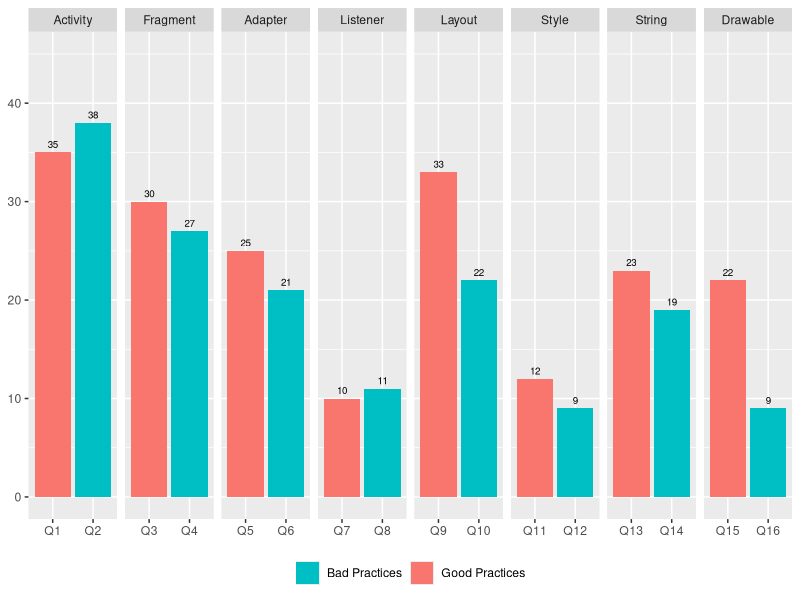

Reproduce this figure in R.
library(ggplot2)
library(dplyr)
library(reshape2)
library(forcats)

# PORTUGUES
# df <- read.table(text="Elemento   Questao  Tipo   Total
#                         Activity  Q1  'Boas Pr\uE1ticas' 35
#                         Activity  Q2  'M\uE1s Pr\uE1ticas'  38
#                         Fragment  Q3  'Boas Pr\uE1ticas' 30
#                         Fragment  Q4  'M\uE1s Pr\uE1ticas'  27
#                         Adapter   Q5  'Boas Pr\uE1ticas' 25
#                         Adapter   Q6  'M\uE1s Pr\uE1ticas'  21
#                         Listener  Q7  'Boas Pr\uE1ticas' 10
#                         Listener  Q8  'M\uE1s Pr\uE1ticas'  11
#                         Layout    Q9  'Boas Pr\uE1ticas' 33
#                         Layout    Q10 'M\uE1s Pr\uE1ticas'  22
#                         Style     Q11 'Boas Pr\uE1ticas' 12
#                         Style     Q12 'M\uE1s Pr\uE1ticas'  9
#                         String    Q13 'Boas Pr\uE1ticas' 23
#                         String    Q14 'M\uE1s Pr\uE1ticas'  19
#                         Drawable  Q15 'Boas Pr\uE1ticas' 22
#                         Drawable  Q16 'M\uE1s Pr\uE1ticas'  9", header=TRUE)

# INGLES
df <- read.table(text="Elemento   Questao  Tipo   Total
                        Activity  Q1  'Good Practices' 35
                        Activity  Q2  'Bad Practices'  38
                        Fragment  Q3  'Good Practices' 30
                        Fragment  Q4  'Bad Practices'  27
                        Adapter   Q5  'Good Practices' 25
                        Adapter   Q6  'Bad Practices'  21
                        Listener  Q7  'Good Practices' 10
                        Listener  Q8  'Bad Practices'  11
                        Layout    Q9  'Good Practices' 33
                        Layout    Q10 'Bad Practices'  22
                        Style     Q11 'Good Practices' 12
                        Style     Q12 'Bad Practices'  9
                        String    Q13 'Good Practices' 23
                        String    Q14 'Bad Practices'  19
                        Drawable  Q15 'Good Practices' 22
                        Drawable  Q16 'Bad Practices'  9", header=TRUE)

df <- melt(df, id.var=c("Questao", "Elemento", "Tipo", "Total"))

ggplot(data=df, aes(x=fct_inorder(Questao), y=Total, fill=Tipo)) +
  geom_bar(stat="identity", position=position_dodge()) +
  coord_cartesian(ylim=c(0,45)) +
  theme(axis.title.x = element_blank(), axis.title.y = element_blank(),
        legend.position = "bottom", legend.title = element_blank()) +
  scale_fill_manual(values=c("#00bfc4", "#f8766d")) +
  geom_text(aes(label=Total), size=2.5, position=position_dodge(width=0.9), vjust=-0.55) +
  facet_grid(.~fct_inorder(Elemento),scales="free")